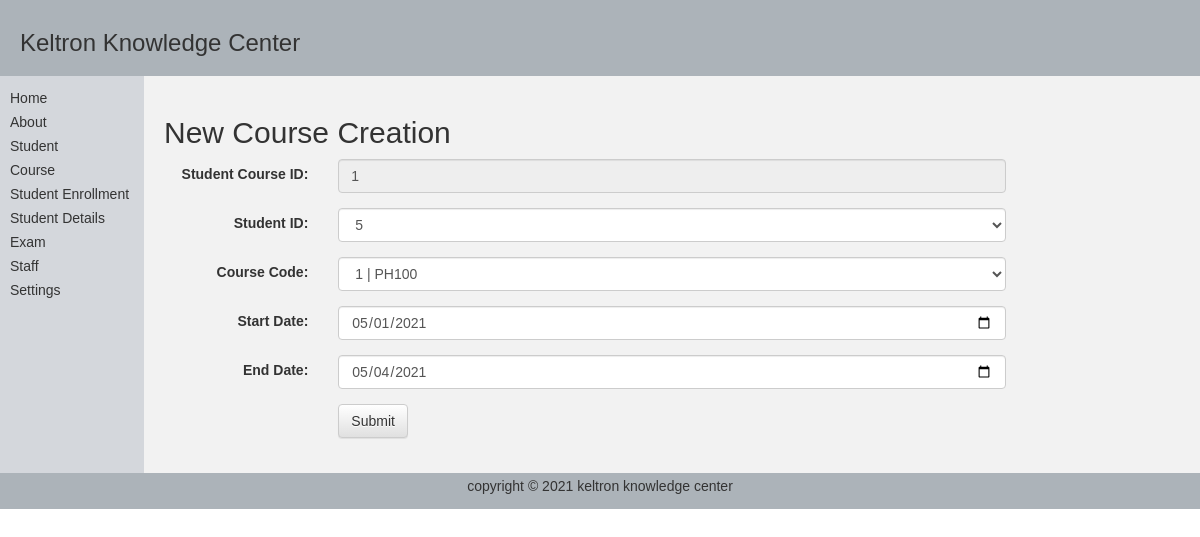
The page /views/student_course/studentCourse_edit.php?student_course_id=1 on the database its author committed.
### tables this page shows
CREATE TABLE `student_course_details` (
  `student_course_id` int(11) UNSIGNED NOT NULL,
  `student_id` int(10) UNSIGNED NOT NULL,
  `course_id` int(11) UNSIGNED NOT NULL,
  `course_code` varchar(15) NOT NULL,
  `start_date` date NOT NULL,
  `end_date` date NOT NULL,
  `updated_by` varchar(15) DEFAULT NULL,
  `updated_on` timestamp NULL DEFAULT current_timestamp() ON UPDATE current_timestamp()
);

### db/DBConnection.class.php (called while the page is built, shortened)
<?php
class DBConnection{
    public static $servername = "localhost";
	public static $username = "root";
	public static $password = "";
	public static $dbase = "KeltronDB";
	static function  getConnect(){
		$connection = new mysqli(self::$servername, self::$username, self::$password,self::$dbase );
		return $connection;
	}
	static function execQery($sql){
		try{
			$result = null;
			$conn = self::getConnect();
			if ($conn->connect_error) {
	  				$result = null;
				}
			else{
					$result = $conn->query($sql);
				}
		}
		catch(Exception $e) {
  			$result = null;
		}
		return $result;
	}
}
?>

### service/studentCourseService.php (called while the page is built, shortened)
<?php
require_once( ROOT_DIR.'/../db/DBConnection.class.php' );
class StudentCourseService{
function getStudentCourse($student_course_id){
	$sql  =  "select * from student_course_details where student_course_id='$student_course_id'";
	$result = DBConnection::execQery($sql);
	return $result;
}
function getStudentID1(){
	$sql = "select student_id from tblstudent_personal_details order by student_id";
	$result = DBConnection::execQery($sql);
	return $result;
}
function getCourseID1(){
	$sql = "select course_id,course_code from course_details order by course_id";
	$result = DBConnection::execQery($sql);
	return $result;
}
}
?>

### views/student_course/studentCourse_edit.php (the view, shortened to what this page needs)
<?php
    require_once( ROOT_DIR.'/../service/studentCourseService.php' );
$student_course_id = $student_id = $course_id = $course_code_id = $course_code = $start_date = $end_date = "";
$error = false;
if ($_SERVER["REQUEST_METHOD"] == "POST") {
$student_course_id = $_POST['student_course_id'];
$student_id = $_POST['student_id'];
$course_code = $course_id = NULL;
$course_code_id = $_POST['course_code_id'];
$a_explode = explode('|', $course_code_id);
$course_id = $a_explode[0];
$course_code = $a_explode[1];
$start_date = $_POST['start_date'];
$end_date = $_POST['end_date'];
if(empty($student_course_id)){
    $errStudent_course_id = "* Student Course ID should not be empty";
    $error = true;
}
if(empty($student_id)){
    $errStudent_id = "* Please select a valid Student ID";
    $error = true;
}
if(empty($course_id)){
    $errCourse_id = "*  Please select a valid Course ID";
    $error = true;
}
if(empty($course_code)){
    $errCourse_code = "* Course Code should not be empty";
    $error = true;
  }
if (empty($start_date)) {
    $errStart_date = "*  Please select a valid Start Date";
    $error = true;
}
if (empty($end_date)) {
    $errEnd_date = "*  Please select a valid End Date";
    $error = true;
}
if($error == true ){
    $message = "Please fix the errors";
}else{
       $oldstudent_course_id = $_POST['oldstudent_course_id'];
       $oldstudent_id = $_POST['oldstudent_id'];
       $oldcourse_code_id = $_POST['oldcourse_code_id'];
       $oldcourse_id = $_POST['oldcourse_id'];
       $oldcourse_code = $_POST['oldcourse_code'];
       $oldstart_date = $_POST['oldstart_date'];
       $oldend_date = $_POST['oldend_date'];
    if ($student_course_id==$oldstudent_course_id && $student_id==$oldstudent_id && $course_code_id==$oldcourse_code_id && $course_id==$oldcourse_id && $course_code==$oldcourse_code && $start_date==$oldstart_date && $end_date==$oldend_date) {
        $_SESSION["message"] = "No Changes were Made for Student Course ID $student_course_id !";
    }else{
        $studentCourseObj = new StudentCourse();
        $studentCourseObj->setStudentCourseID($student_course_id);
        $studentCourseObj->setStudentID($student_id);
        $studentCourseObj->setCourseID($course_id);
        $studentCourseObj->setCourseCode($course_code);
        $studentCourseObj->setStartDate($start_date);
        $studentCourseObj->setEndDate($end_date);
        $studentCourseService = new StudentCourseService();
        $result = $studentCourseService->updateStudentCourse($studentCourseObj);
        if($result > 0){
            $_SESSION["message"] = "Student Course details updated successfully for Student Course ID $student_course_id !";
        }
        else{
          $_SESSION["message"] = "Server busy please try again later !";
        }
     header("Location: studentCourse_view_all.php");
  }
  header("Location: studentCourse_view_all.php");
  }
}else{
  $student_course_id =$_GET['student_course_id'];
  $studentCourseService1 = new StudentCourseService();
                 $result = $studentCourseService1->getStudentCourse($student_course_id);
                 if($result != null){
                     if ($result->num_rows > 0) {
                        $row = $result->fetch_assoc();
                        $student_course_id = $row["student_course_id"];
                        $student_id = $row["student_id"];
                        $course_id = $row["course_id"];
                        $course_code = $row["course_code"];
                        $start_date = $row["start_date"];
                        $end_date = $row["end_date"];
                      }
                  }
}
?>
<!DOCTYPE html>
<html lang="en">
<head>
<link rel="stylesheet"
      href="http://netdna.bootstrapcdn.com/bootstrap/3.1.0/css/bootstrap.min.css">
<link rel="stylesheet"
     href="http://netdna.bootstrapcdn.com/bootstrap/3.1.0/css/bootstrap-theme.min.css">
</head>
<body style="margin:0px;">
    <table   style="width:100%; border-collapse:collapse; font:14px Arial,sans-serif;">
        <tr>
            <td colspan="3" style="padding:10px 20px; background-color:#acb3b9;">
                <h1 style="font-size:24px;"> Keltron Knowledge Center</h1>
            </td>
        </tr>
        <tr style="height:270px;">
            <td style="width:12%; padding:10px 10px; background-color:#d4d7dc; vertical-align: top;">
                <ul style="list-style:none; padding:0px; line-height:24px;">
                   <?php require_once( ROOT_DIR.'/../views/includes/menu.php' ); ?>
                </ul>
            </td>
            <td style="padding:20px; background-color:#f2f2f2; vertical-align:top;">
                <h2>New Course Creation </h2>
            <form class="form-horizontal" method="post" action='<?php echo htmlspecialchars($_SERVER["PHP_SELF"]);?>' >
                <div class="form-group">
                  <label class="control-label col-sm-2" for="student_course_id"> Student Course ID:</label>
                  <div class="col-sm-8">
                    <input type="text" class="form-control" id="student_course_id" placeholder="Enter the Student Course ID" name="student_course_id"
                    value='<?php echo "$student_course_id" ;?>'
                     readonly ="true">
                  </div>
                </div>
                 <div class="form-group">
                  <label class="control-label col-sm-2" for="syllabus">Student ID:</label>
                  <div class="col-sm-8">
                    <select class="form-control" name='student_id' required >
                     <?php
                 $studentCourseService = new StudentCourseService();
                 $result = $studentCourseService->getStudentID1();
                 if($result != null){
                     if ($result->num_rows > 0) {
                       while($row = $result->fetch_assoc()) {
                            ?>
                            <option value='<?php echo $row["student_id"]; ?>'><?php echo $row["student_id"];  ?>
                              <?php if(!empty($student_id)){ ?>
                                <option selected hidden style="display:none;"> <?php echo "$student_id"; ?> </option>
                              <?php } ?>
                            </option>
                                <?php
                                        }
                                 } else {
                                    ?>
                                    <option value="" disabled> No Records Found !</option>
                                    <?php
                                 }
                                }else{
                                    ?>
                                    <option value="" disabled> Server busy try again later !</option>
                                <?php
                                   }
                                ?>
                    </select>
                  </div>
                </div>
                <div class="form-group">
                  <label class="control-label col-sm-2" for="course_code">Course Code:</label>
                  <div class="col-sm-8">
                    <select class="form-control" name='course_code_id' required >
                     <?php
                 $studentCourseService = new StudentCourseService();
                 $result = $studentCourseService->getCourseID1();
                 if($result != null){
                     if ($result->num_rows > 0) {
                       while($row = $result->fetch_assoc()) {
                            ?>
                            <option value="<?php echo  $row["course_id"]."|".$row["course_code"]; ?>"><?php echo $row["course_id"]." | ".$row["course_code"]; ?>
                              <?php if(!empty($course_code)){ ?>
                                <option selected style="display:none;" value="<?php echo  "$course_id"."|"."$course_code"; ?>"> <?php echo "$course_id | $course_code"; ?> </option>
                              <?php } ?>
                            </option>
                                <?php
                                        }
                                 } else {
                                    ?>
                                    <option value="" disabled> No Records Found !</option>
                                    <?php
                                 }
                                }else{
                                    ?>
                                    <option value="" disabled> Server busy try again later !</option>
                                <?php
                                   }
                                ?>
                    </select>
                  </div>
                </div>
                <div class="form-group">
                  <label class="control-label col-sm-2" for="duration">Start Date:</label>
                  <div class="col-sm-8">
                    <input type="date" class="form-control" id="start_date" placeholder="Enter the Start Date" name="start_date" value='<?php echo "$start_date" ;?>'>
                  </div>
                </div>
                <div class="form-group">
                  <label class="control-label col-sm-2" for="fees">End Date:</label>
                  <div class="col-sm-8">
                    <input type="date" class="form-control" id="end_date" placeholder="Enter the Fee" name="end_date" value='<?php echo "$end_date" ;?>'>
                  </div>
                </div>
                <div class="form-group">
                  <div class="col-sm-offset-2 col-sm-10">
                    <button type="submit" class="btn btn-default">Submit</button>
                  </div>
                </div>
              </form>
            </td>
        </tr>
      <tr>
          <td colspan="3" style="padding:5px; background-color:#acb3b9; text-align:center;">
              <p>copyright &copy; <?php echo date("Y"); ?> keltron knowledge center</p>
          </td>
      </tr>
    </table>
</body>
</html>

### views/student_course/studentCourse_edit.php (style rules this page uses)
input { position: relative; }

### rows shown on the page
student_course_details: student_course_id "1", start_date "05/01/2021", end_date "05/04/2021"

### other values the page prints
form field student_id "5"
form field course_code_id "1 | PH100"
